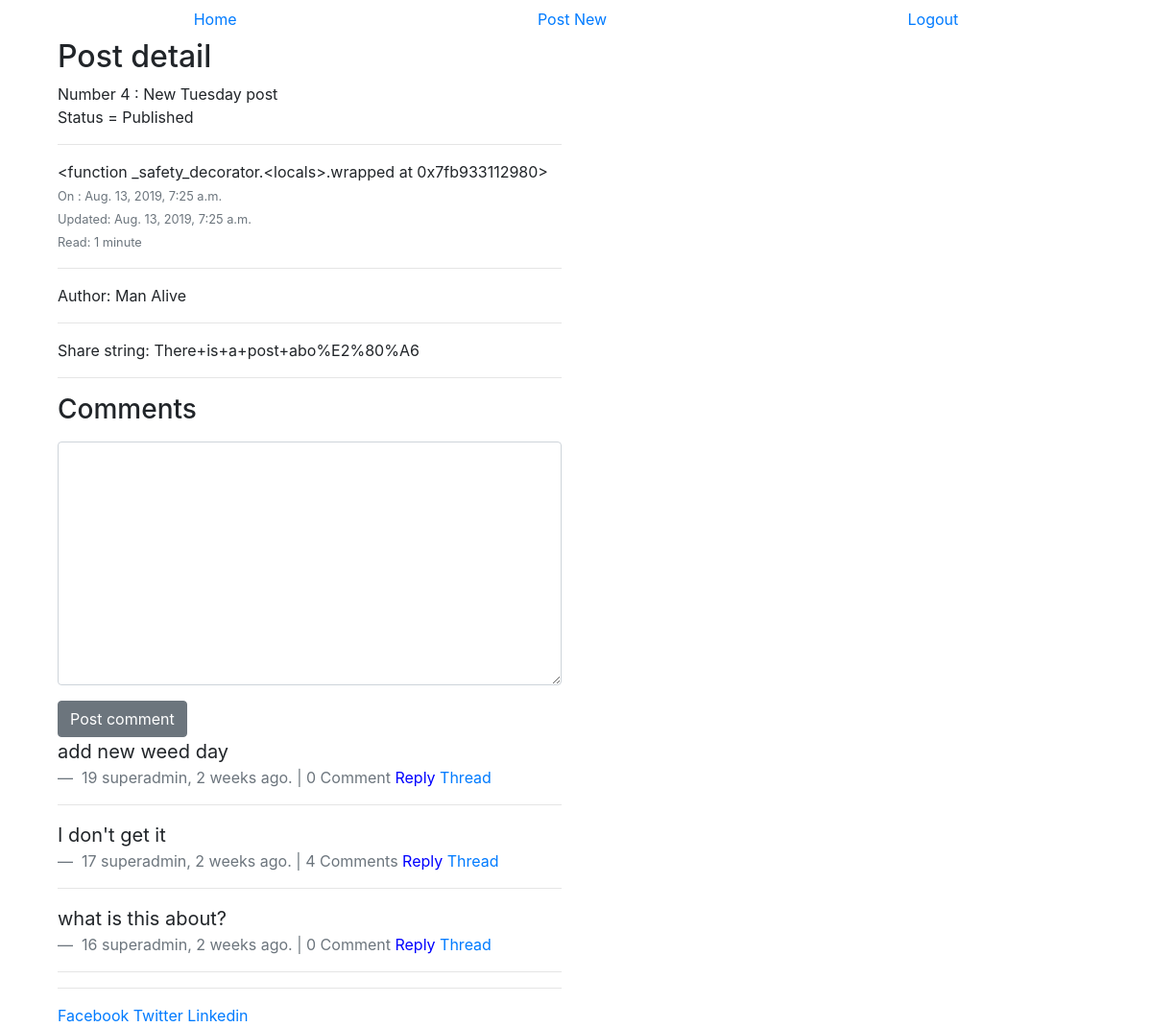
Before: /new-tuesday-post/ (signed in) with the older database file.
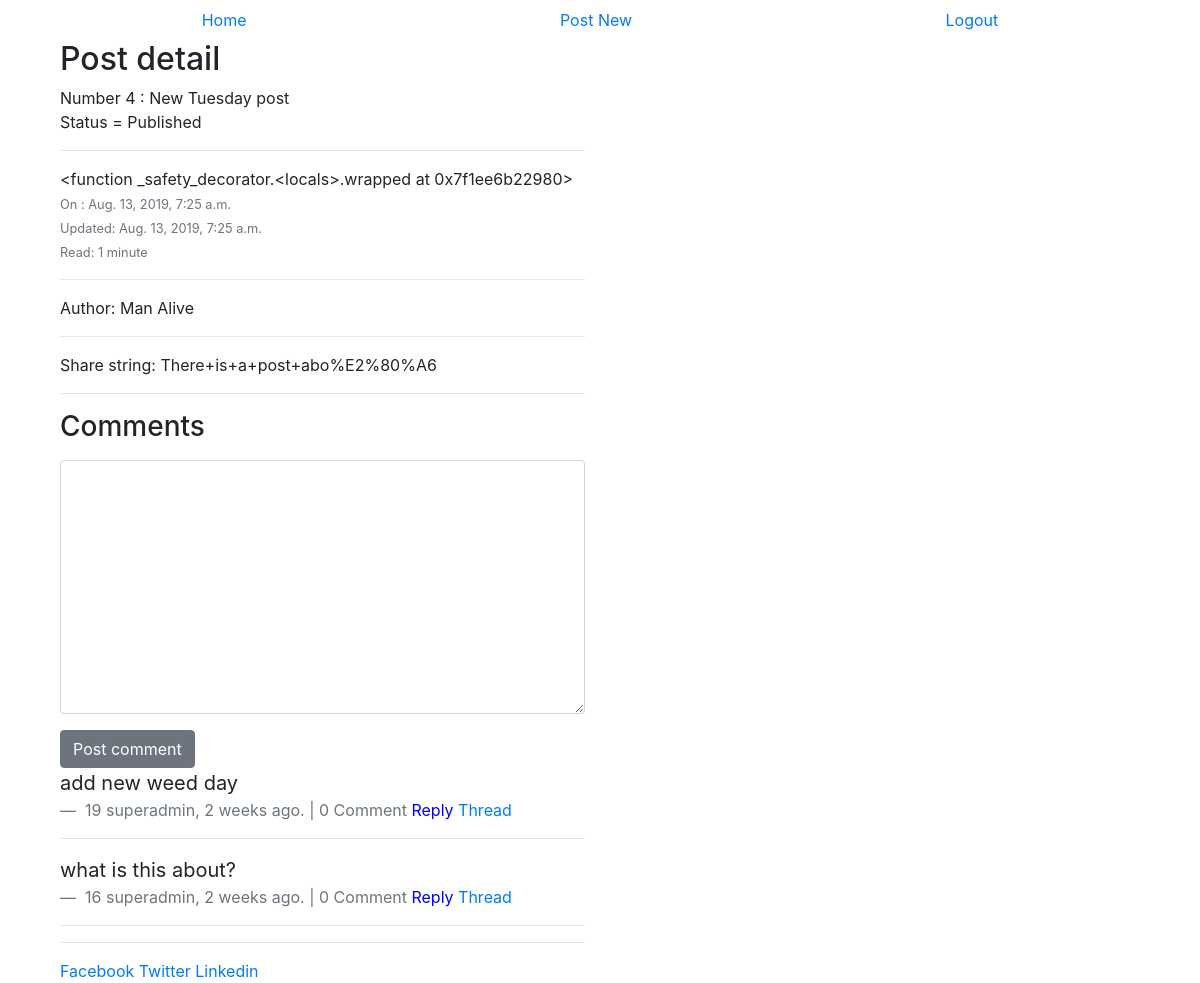
After: the same page with the newer database file.
### work_posts/models.py (models this page shows, shortened)
class Post(models.Model):
    user = models.ForeignKey(settings.AUTH_USER_MODEL, default=1)
    title = models.CharField(max_length=150)
    slug = models.SlugField(unique=True)
    image = models.ImageField(upload_to=upload_location,
                              null=True,
                              blank=True,
                              height_field='height_field',
                              width_field='width_field')
    height_field = models.IntegerField(default=0)
    width_field = models.IntegerField(default=0)
    content = models.TextField()
    draft = models.BooleanField(default=False)
    publish = models.DateField(auto_now=False, auto_now_add=False, blank=True, null=True)
    read_time = models.IntegerField(default=0)
    create_date = models.DateTimeField(auto_now=True, auto_now_add=False)
    update_date = models.DateTimeField(auto_now=False, auto_now_add=True)
    objects = PostManager() # this instanciated the class
    class Meta:
        ordering = ["-create_date"] # will govern the sort order
    def get_markdown(self):
        content = self.content
        marked_down = markdown(content)
        return mark_safe(marked_down) # now it is marked safe and the html will be rendered
    @property
    def get_content_type(self):
        instance = self
        content_type = ContentType.objects.get_for_model(instance.__class__)
        return content_type

### comments/models.py (models this page shows, shortened)
class Comment(models.Model):
    user = models.ForeignKey(settings.AUTH_USER_MODEL, default=1)
    content_type = models.ForeignKey(ContentType, on_delete=models.CASCADE)
    object_id = models.PositiveIntegerField()
    content_object = GenericForeignKey('content_type', 'object_id')
    parent = models.ForeignKey('self', null=True, blank=True)
    content = models.TextField()
    timestamp = models.DateTimeField(auto_now=True, auto_now_add=False)
    objects = CommentManager()
    class Meta:
        ordering = ['-timestamp']
    def get_absolute_url(self):
        return reverse("comments:thread", kwargs={"id": self.id})
    def children(self):
        return Comment.objects.filter(parent=self)

### work_posts/views.py (the view, shortened to what this page needs)
# urls.py: url(r'^(?P<slug>[\w-]+)/$', views.post_detail, name = 'detail'),
@login_required
def post_detail(request, slug=None):
    print(f'Post|detail|user = {request.user.username}')
    instance = get_object_or_404(Post, slug=slug)   # can use any parameter in the model
    if instance.draft or is_published(instance.publish):
        if not request.user.is_superuser or not request.user.is_staff:
            raise Http404
    share_string = quote_plus(instance.content)
    comments = Comment.objects.filter_by_instance(instance)
    initial_data = {
        "content_type": instance.get_content_type,
        "object_id": instance.id
    }
    print(initial_data)
    comment_form = CommentForm(request.POST or None, initial=initial_data)
    context = {
        'instance': instance,
        'title': instance.title,
        'form': comment_form,
        'share_string': share_string,
        'comments': comments,
        'content':''
    }
    return render(request, 'post_detail.html', context)

### comments/forms.py (shortened to what this page needs)
class CommentForm(forms.Form):
    content_type = forms.CharField(widget=forms.HiddenInput)
    object_id = forms.IntegerField(widget=forms.HiddenInput)
    content = forms.CharField(label='', widget=forms.Textarea)

### comments/models.py (called while the page is built)
    def filter_by_instance(self, instance):
        content_type = ContentType.objects.get_for_model(instance.__class__)
        obj_id = instance.id
        qs = super(CommentManager, self).filter(content_type=content_type, object_id=obj_id).filter(parent=None)
        return qs

### work_posts/templatetags/urlify.py (called while the page is built)
@register.filter
def urlify(value):
    return quote_plus(value)

### work_posts/views.py (called while the page is built)
def is_published(publish_date):
    if publish_date != None:
        if publish_date >  timezone.now().date():
            return True
    return False

### templates/post_detail.html (shortened to what this page needs)
{% extends "base.html" %}
{% load crispy_forms_tags %}
{% load urlify %}
{% block content %}
<div class="col-sm-6 col-sm-offset-3">
<h2>Post detail</h2>
    <p>
        Number {{ instance.id }} : {{ instance.title }}<br/>
        Status =
        {% if instance.draft %}
            <span style="color:red;">Draft</span>
        {% else %}
            Published
        {% endif %}
        <br><hr/>
        {{ instance.get_markdown | truncatewords_html:8 }}
        <small class="text-muted"> On : {{ instance.create_date }}<br/>
            Updated: {{ instance.update_date }}<br/>
            Read: {{instance.read_time}} minute{% if instance.read_time > 1 %}s{% endif %}<br/>
        </small>
    </p><hr/>
    {% if instance.user.get_full_name %}
        <p>Author: {{ instance.user.get_full_name }}</p>
    {% else %}
        <p>{{ instance.user.name }}</p>
    {% endif %}
    <hr/>
    Share string:
    {{ instance.content|truncatechars:20|urlify }}<br/>
    <p><div class="fb-like" data-href="{{ request.build_absolute_uri }}" data-layout="button_count" data-action="like" data-show-faces="true" data-share="true"></div>
    <div>
        <hr/>
        <p class="lead"><h3>Comments</h3></p>
        {% if request.user.is_authenticated %}
        <form method="POST" action="." >{% csrf_token %}
            {{ form|crispy }}
            <input type="submit" value="Post comment" class="btn btn-secondary">
        </form>
        {% else %}
        <p>You must log in to comment</p>
        {% endif %}
        {% for comment in comments %}
            <blockquote class="blockquote">
                <p class="mb-0">{{ comment.content }} </p>
                <footer class="blockquote-footer"> {{ comment.id }} {{ comment.user }}, {{comment.timestamp|timesince }} ago. |
                    {{ comment.children.count}} Comment{% if comment.children.count > 0 %}s{% endif %}
                <a class="comment-reply-btn" href="#">Reply  </a><a href="{{ comment.get_absolute_url }}">Thread</a> </footer>
            </blockquote><hr/>
        {% endfor %}
    </div>
    <hr/>
    <a href="https://www.facebook.com/sharer/sharer.php?u={{ request.build_absolute_uri }}"> Facebook </a>
    <a href="https://twitter.com/home?status={{ instance.content|truncatechars:80|urlify  }}%20{{ request.build_absolute_uri }}">
         Twitter</a>
    <a href="https://www.linkedin.com/shareArticle?mini=true&url={{ request.build_absolute_uri }}&
        title={{ instance.title }}%20&summary={{ instance.content|truncatechars:80|urlify  }}%20&source={{ request.build_absolute_uri }}">
         Linkedin</a>
</div>
{% endblock content%}

Changed rows visible on the page:
removed Comment: content "I don't get it", id "17", user "superadmin", timestamp "2 weeks", children.count "4"
computed for Post "New Tuesday post": get_markdown "<function _safety_decorator.<locals>.wrapped at 0x7fb933112980>" → "<function _safety_decorator.<locals>.wrapped at 0x7f1ee6b22980>"
